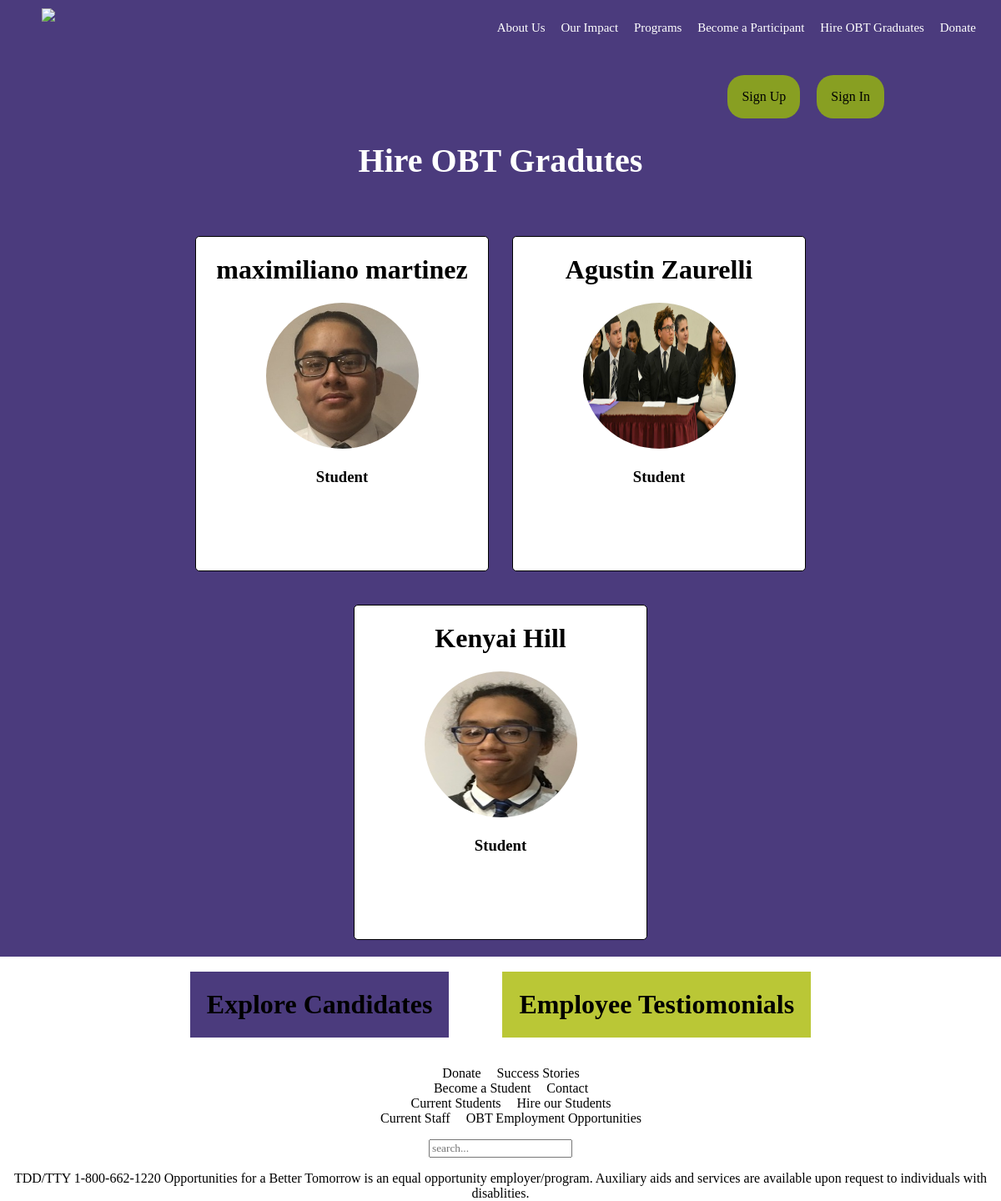
The page / on the database its author committed.
### tables this page shows
CREATE TABLE `users` (
  `id` int(11) NOT NULL,
  `firstname` varchar(50) NOT NULL,
  `lastname` varchar(50) NOT NULL,
  `username` varchar(255) NOT NULL,
  `password` char(64) NOT NULL,
  `salt` char(16) NOT NULL,
  `email` varchar(255) NOT NULL,
  `github` varchar(50) NOT NULL,
  `linkedin` varchar(50) NOT NULL,
  `status` varchar(15) NOT NULL,
  `image` varchar(255) NOT NULL,
  `aboutme` varchar(200) DEFAULT NULL,
  `exploca1` varchar(50) DEFAULT NULL,
  `expdura1` varchar(50) DEFAULT NULL,
  `exptitle1` varchar(50) DEFAULT NULL,
  `expdesc1` varchar(100) DEFAULT NULL,
  `exploca2` varchar(30) DEFAULT NULL,
  `expdura2` varchar(50) DEFAULT NULL,
  `exptitle2` varchar(50) DEFAULT NULL,
  `expdesc2` varchar(100) DEFAULT NULL,
  `eduloca1` varchar(30) DEFAULT NULL,
  `edudura1` varchar(50) DEFAULT NULL,
  `edutitle1` varchar(50) DEFAULT NULL,
  `edudesc1` varchar(100) DEFAULT NULL,
  `eduloca2` varchar(30) DEFAULT NULL,
  `edudura2` varchar(50) DEFAULT NULL,
  `edutitle2` varchar(50) DEFAULT NULL,
  `edudesc2` varchar(100) DEFAULT NULL,
  `perskill1` varchar(50) DEFAULT NULL,
  `perskill2` varchar(50) DEFAULT NULL,
  `perskill3` varchar(50) DEFAULT NULL,
  `perskill4` varchar(50) DEFAULT NULL,
  `proskill1` varchar(50) DEFAULT NULL,
  `proskill2` varchar(50) DEFAULT NULL,
  `proskill3` varchar(50) DEFAULT NULL,
  `proskill4` varchar(50) DEFAULT NULL,
  `proskill5` varchar(50) DEFAULT NULL,
  `proskill6` varchar(50) DEFAULT NULL,
  `address` varchar(50) NOT NULL,
  `phone` int(11) NOT NULL
);

### index.php (called while the page is built)
<?php
	require 'app/start.php';
	$users = $db->prepare("SELECT * FROM users ORDER BY RAND() LIMIT 3");
	$users->execute();
	require VIEW_ROOT . '/home.php';
?>

### app/functions.php (called while the page is built)
<?php
function e($text) {
	return htmlspecialchars($text, ENT_QUOTES | ENT_HTML5, 'UTF-8');
}
?>

### app/views/home.php (the view, shortened to what this page needs)
<?php require VIEW_ROOT . '/templates/header.php'; ?>
		<div id="content">
			<div id="content_contanier">
				<div id="SignUpDiv">
					<?php if(isset($_SESSION['employer'])): ?>
						<a href="<?php echo BASE_URL; ?>/logout.php">Log out</a>
						<a href="<?php echo BASE_URL; ?>/empprofile.php?user=<?php echo $_SESSION['employer']['username']; ?>">Signed in as <?php echo e($_SESSION['employer']['username'], ENT_QUOTES, 'UTF-8'); ?></a>
					<?php elseif(isset($_SESSION['user'])): ?>
						<a href="<?php echo BASE_URL; ?>/logout.php">Log out</a>
						<a href="<?php echo BASE_URL; ?>/profile.php?user=<?php echo $_SESSION['user']['username']; ?>">Signed in as <?php echo e($_SESSION['user']['username'], ENT_QUOTES, 'UTF-8'); ?></a>
					<?php else: ?>
						<a href="<?php echo BASE_URL; ?>/login.php">Sign In</a>
						<a href="<?php echo BASE_URL; ?>/signup.php">Sign Up</a>
					<?php endif; ?>
				</div>
				<div id="content_title"><h1>Hire OBT Gradutes</h1></div>
					<?php if(empty($users)): ?>
						<p>something is wrong</p>
					<?php else: ?>
						<?php foreach($users as $user): ?>
							<?php if(empty($user['image'])): ?>
								<?php next($user); ?>
							<?php else: ?>
								<div class="profile_div purp" onclick="cat()">
									<h1 class="profile_info"><?php echo e($user['firstname'].' '.$user['lastname']); ?></h1>
									<img class="profile_info" src="images/<?php echo e($user['image']); ?>">
									<h3 class="profile_info"><?php echo e($user['status']); ?></h3>
								</div>
							<?php endif; ?>
						<?php endforeach; ?>
					<?php endif; ?>
				</div>
			</div>
		<div id="footer">
			<a href="<?php echo BASE_URL; ?>/mockup.php"><div class="Foot_Tab" style="background-color:rgb(75,59,125)"><h1 style="color: black;">Explore Candidates</h1></div></a>
			<div class="Foot_Tab" style="background-color:rgb(186,199,54);"><h1>Employee Testiomonials</h1></div>
		</div>
<?php require VIEW_ROOT . '/templates/footer.php'; ?>

### css/style.css (style rules this page uses)
html , body { margin: 0px; height: 1024px; width: 100%; }
* { font-family: 'myFirstFont'; }
#content_title h1 { font-family: 'ass'; }
#content { width: 100%; height: auto; background-color: rgb(75,59,125); }
#content_contanier { width: 80%; height: 100%; position: relative; margin: auto; text-align: center; }
#content_title { padding: 20px 0px; font-size: 20px; color: white; }
#SignUpDiv { width: 100%; height: 32px; padding-top: 20px; }
#SignUpDiv a { text-decoration: none; float: right; color: #000; background-color: rgb(136,159,34); margin-right: 20px; border-radius: 20px; padding: 17px; }
.profile_div { height: 380px; width: 350px; display: inline-block; margin: 20px 12px; color: black; border: 1px black solid; background-color: white; padding-bottom: 20px; cursor: pointer; -webkit-transition: .5s; -moz-transition: .5s; -ms-transition: .5s; -o-transition: .5s; transition: .5s; border-radius: 5px; }
#footer { width: 100%; height: auto; background-color: white; text-align: center; }
.profile_div img { border-radius: 100%; width: 183px; height: 175px; }
.Foot_Tab { margin: 18px 30px; padding-left: 20px; padding-right: 20px; display: inline-block; }

### rows shown on the page
users: firstname+lastname "maximiliano martinez", image (picture), status "Student"
users: firstname+lastname "Agustin Zaurelli", image (picture), status "Student"
users: firstname+lastname "Kenyai Hill", image (picture), status "Student"
